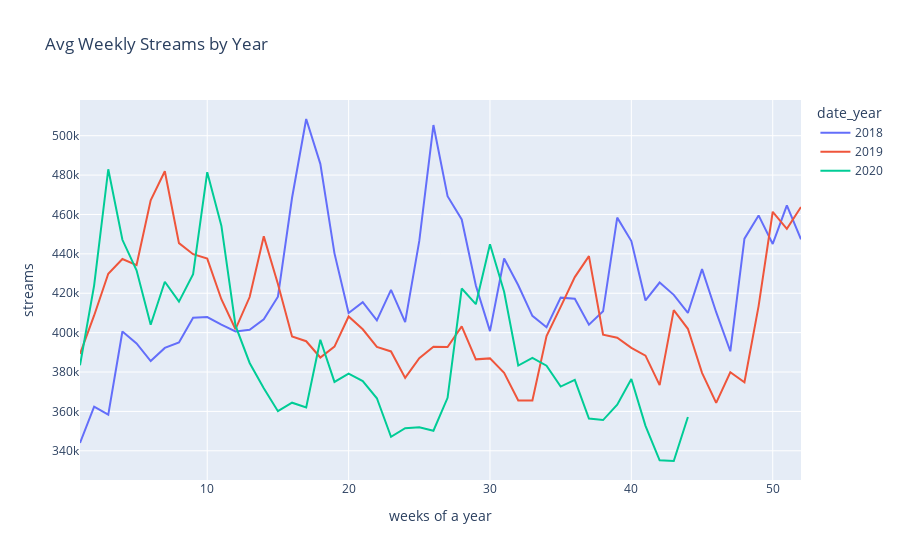

Notebook cell for this chart:
### Code cell
fig1 = px.line(data_fig1, x = 'date_week', y = 'streams', color = 'date_year', 
               labels = {'date_week': 'weeks of a year'}, title = 'Avg Weekly Streams by Year')
fig1.show()
